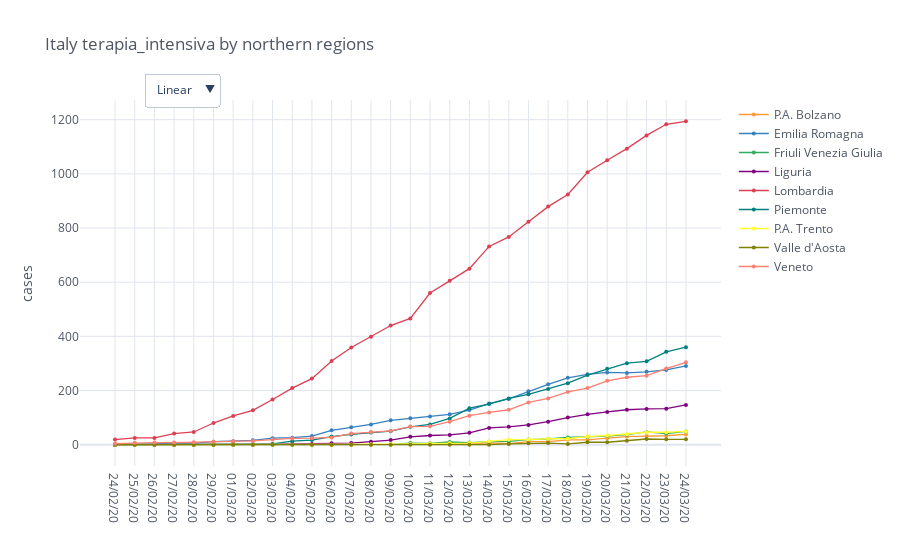

The notebook cell saved with this chart:
### Code cell
category = 'terapia_intensiva'
regions = io.italy_load_regions(io.italy_northern_regions)
total_cases = io.italy_regions_filter_by_category(regions, category)

mpl.iplot_comparative_plot(total_cases, title='Italy ' + category + ' by northern regions')

### Figure 1 — Plotly figure (JSON) as saved in the notebook; plotly's stock layout.template omitted (floating-point values rounded to 4 significant figures)
{"data": [{"line": {"color": "rgba(255, 153, 51, 1.0)", "dash": "solid", "shape": "linear", "width": 1.3}, "marker": {"size": 4, "symbol": "circle"}, "mode": "lines+markers", "name": "P.A. Bolzano", "text": "", "type": "scatter", "x": ["24/02/20", "25/02/20", "26/02/20", "27/02/20", "28/02/20", "29/02/20", "01/03/20", "02/03/20", "03/03/20", "04/03/20", "05/03/20", "06/03/20", "07/03/20", "08/03/20", "09/03/20", "10/03/20", "11/03/20", "12/03/20", "13/03/20", "14/03/20", "15/03/20", "16/03/20", "17/03/20", "18/03/20", "19/03/20", "20/03/20", "21/03/20", "22/03/20", "23/03/20", "24/03/20"], "y": [0, 0, 0, 0, 0, 0, 0, 0, 0, 0, 0, 0, 0, 0, 0, 1, 4, 4, 5, 7, 4, 11, 11, 18, 18, 24, 30, 32, 33, 38]}, {"line": {"color": "rgba(55, 128, 191, 1.0)", "dash": "solid", "shape": "linear", "width": 1.3}, "marker": {"size": 4, "symbol": "circle"}, "mode": "lines+markers", "name": "Emilia Romagna", "text": "", "type": "scatter", "x": ["24/02/20", "25/02/20", "26/02/20", "27/02/20", "28/02/20", "29/02/20", "01/03/20", "02/03/20", "03/03/20", "04/03/20", "05/03/20", "06/03/20", "07/03/20", "08/03/20", "09/03/20", "10/03/20", "11/03/20", "12/03/20", "13/03/20", "14/03/20", "15/03/20", "16/03/20", "17/03/20", "18/03/20", "19/03/20", "20/03/20", "21/03/20", "22/03/20", "23/03/20", "24/03/20"], "y": [2, 2, 3, 6, 6, 11, 13, 16, 24, 26, 32, 53, 64, 75, 90, 98, 104, 112, 128, 152, 169, 197, 223, 247, 260, 267, 265, 269, 276, 291]}, {"line": {"color": "rgba(50, 171, 96, 1.0)", "dash": "solid", "shape": "linear", "width": 1.3}, "marker": {"size": 4, "symbol": "circle"}, "mode": "lines+markers", "name": "Friuli Venezia Giulia", "text": "", "type": "scatter", "x": ["24/02/20", "25/02/20", "26/02/20", "27/02/20", "28/02/20", "29/02/20", "01/03/20", "02/03/20", "03/03/20", "04/03/20", "05/03/20", "06/03/20", "07/03/20", "08/03/20", "09/03/20", "10/03/20", "11/03/20", "12/03/20", "13/03/20", "14/03/20", "15/03/20", "16/03/20", "17/03/20", "18/03/20", "19/03/20", "20/03/20", "21/03/20", "22/03/20", "23/03/20", "24/03/20"], "y": [0, 0, 0, 0, 0, 0, 0, 0, 0, 0, 0, 0, 1, 1, 1, 6, 5, 10, 8, 11, 12, 19, 21, 27, 29, 32, 37, 47, 41, 49]}, {"line": {"color": "rgba(128, 0, 128, 1.0)", "dash": "solid", "shape": "linear", "width": 1.3}, "marker": {"size": 4, "symbol": "circle"}, "mode": "lines+markers", "name": "Liguria", "text": "", "type": "scatter", "x": ["24/02/20", "25/02/20", "26/02/20", "27/02/20", "28/02/20", "29/02/20", "01/03/20", "02/03/20", "03/03/20", "04/03/20", "05/03/20", "06/03/20", "07/03/20", "08/03/20", "09/03/20", "10/03/20", "11/03/20", "12/03/20", "13/03/20", "14/03/20", "15/03/20", "16/03/20", "17/03/20", "18/03/20", "19/03/20", "20/03/20", "21/03/20", "22/03/20", "23/03/20", "24/03/20"], "y": [0, 0, 0, 0, 0, 1, 1, 1, 2, 3, 3, 5, 6, 11, 17, 29, 34, 36, 44, 62, 66, 73, 85, 100, 112, 121, 129, 132, 133, 147]}, {"line": {"color": "rgba(219, 64, 82, 1.0)", "dash": "solid", "shape": "linear", "width": 1.3}, "marker": {"size": 4, "symbol": "circle"}, "mode": "lines+markers", "name": "Lombardia", "text": "", "type": "scatter", "x": ["24/02/20", "25/02/20", "26/02/20", "27/02/20", "28/02/20", "29/02/20", "01/03/20", "02/03/20", "03/03/20", "04/03/20", "05/03/20", "06/03/20", "07/03/20", "08/03/20", "09/03/20", "10/03/20", "11/03/20", "12/03/20", "13/03/20", "14/03/20", "15/03/20", "16/03/20", "17/03/20", "18/03/20", "19/03/20", "20/03/20", "21/03/20", "22/03/20", "23/03/20", "24/03/20"], "y": [19, 25, 25, 41, 47, 80, 106, 127, 167, 209, 244, 309, 359, 399, 440, 466, 560, 605, 650, 732, 767, 823, 879, 924, 1006, 1050, 1093, 1142, 1183, 1194]}, {"line": {"color": "rgba(0, 128, 128, 1.0)", "dash": "solid", "shape": "linear", "width": 1.3}, "marker": {"size": 4, "symbol": "circle"}, "mode": "lines+markers", "name": "Piemonte", "text": "", "type": "scatter", "x": ["24/02/20", "25/02/20", "26/02/20", "27/02/20", "28/02/20", "29/02/20", "01/03/20", "02/03/20", "03/03/20", "04/03/20", "05/03/20", "06/03/20", "07/03/20", "08/03/20", "09/03/20", "10/03/20", "11/03/20", "12/03/20", "13/03/20", "14/03/20", "15/03/20", "16/03/20", "17/03/20", "18/03/20", "19/03/20", "20/03/20", "21/03/20", "22/03/20", "23/03/20", "24/03/20"], "y": [0, 0, 0, 0, 0, 0, 2, 2, 3, 13, 17, 30, 38, 45, 50, 66, 75, 97, 135, 150, 171, 186, 206, 227, 257, 280, 301, 308, 343, 360]}, {"line": {"color": "rgba(255, 255, 51, 1.0)", "dash": "solid", "shape": "linear", "width": 1.3}, "marker": {"size": 4, "symbol": "circle"}, "mode": "lines+markers", "name": "P.A. Trento", "text": "", "type": "scatter", "x": ["24/02/20", "25/02/20", "26/02/20", "27/02/20", "28/02/20", "29/02/20", "01/03/20", "02/03/20", "03/03/20", "04/03/20", "05/03/20", "06/03/20", "07/03/20", "08/03/20", "09/03/20", "10/03/20", "11/03/20", "12/03/20", "13/03/20", "14/03/20", "15/03/20", "16/03/20", "17/03/20", "18/03/20", "19/03/20", "20/03/20", "21/03/20", "22/03/20", "23/03/20", "24/03/20"], "y": [0, 0, 0, 0, 0, 0, 0, 0, 0, 0, 0, 0, 1, 2, 2, 3, 4, 5, 6, 12, 19, 19, 22, 22, 30, 34, 39, 46, 46, 49]}, {"line": {"color": "rgba(128, 128, 0, 1.0)", "dash": "solid", "shape": "linear", "width": 1.3}, "marker": {"size": 4, "symbol": "circle"}, "mode": "lines+markers", "name": "Valle d'Aosta", "text": "", "type": "scatter", "x": ["24/02/20", "25/02/20", "26/02/20", "27/02/20", "28/02/20", "29/02/20", "01/03/20", "02/03/20", "03/03/20", "04/03/20", "05/03/20", "06/03/20", "07/03/20", "08/03/20", "09/03/20", "10/03/20", "11/03/20", "12/03/20", "13/03/20", "14/03/20", "15/03/20", "16/03/20", "17/03/20", "18/03/20", "19/03/20", "20/03/20", "21/03/20", "22/03/20", "23/03/20", "24/03/20"], "y": [0, 0, 0, 0, 0, 0, 0, 0, 0, 0, 0, 0, 0, 0, 0, 0, 0, 0, 0, 0, 3, 5, 6, 3, 9, 9, 15, 21, 20, 20]}, {"line": {"color": "rgba(251, 128, 114, 1.0)", "dash": "solid", "shape": "linear", "width": 1.3}, "marker": {"size": 4, "symbol": "circle"}, "mode": "lines+markers", "name": "Veneto", "text": "", "type": "scatter", "x": ["24/02/20", "25/02/20", "26/02/20", "27/02/20", "28/02/20", "29/02/20", "01/03/20", "02/03/20", "03/03/20", "04/03/20", "05/03/20", "06/03/20", "07/03/20", "08/03/20", "09/03/20", "10/03/20", "11/03/20", "12/03/20", "13/03/20", "14/03/20", "15/03/20", "16/03/20", "17/03/20", "18/03/20", "19/03/20", "20/03/20", "21/03/20", "22/03/20", "23/03/20", "24/03/20"], "y": [4, 7, 8, 8, 9, 11, 13, 14, 19, 23, 24, 27, 41, 47, 51, 67, 68, 85, 107, 119, 129, 156, 171, 195, 209, 236, 249, 255, 281, 304]}], "layout": {"legend": {"bgcolor": "#FFFFFF", "font": {"color": "#4D5663"}}, "paper_bgcolor": "#FFFFFF", "plot_bgcolor": "#FFFFFF", "title": {"font": {"color": "#4D5663"}, "text": "Italy terapia_intensiva by northern regions"}, "updatemenus": [{"buttons": [{"args": [{"yaxis.type": "linear"}], "label": "Linear", "method": "relayout"}, {"args": [{"yaxis.type": "log"}], "label": "Log", "method": "relayout"}], "direction": "down", "pad": {"r": 10, "t": 10}, "showactive": true, "x": 0.1, "xanchor": "left", "y": 1.1, "yanchor": "top"}], "xaxis": {"gridcolor": "#E1E5ED", "showgrid": true, "tickfont": {"color": "#4D5663"}, "title": {"font": {"color": "#4D5663"}, "text": ""}, "zerolinecolor": "#E1E5ED"}, "yaxis": {"gridcolor": "#E1E5ED", "showgrid": true, "tickfont": {"color": "#4D5663"}, "title": {"font": {"color": "#4D5663"}, "text": "cases"}, "zerolinecolor": "#E1E5ED"}}}
